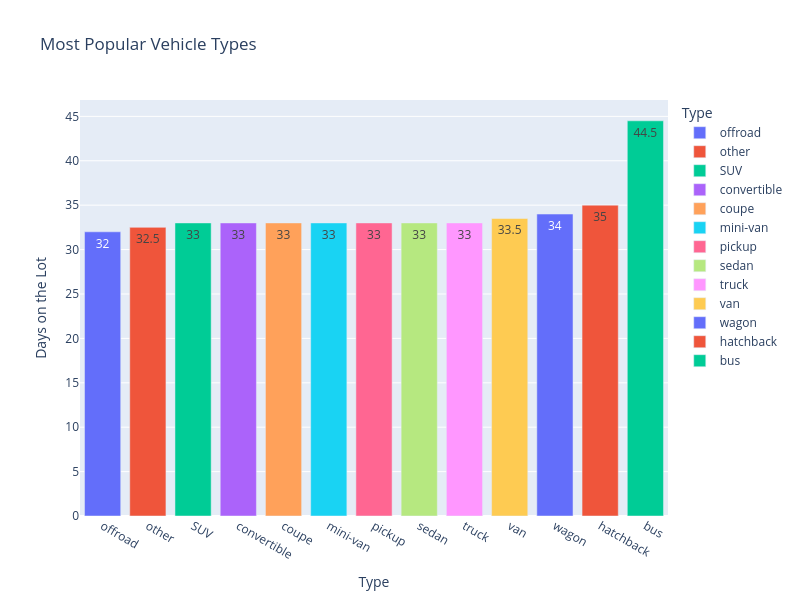

The cell this chart's notebook holds for it:
### Code cell
type_movers_df = type_movers.to_frame().reset_index()
type_movers_df
type_bar = px.bar(type_movers_df, 
                    x = 'type', 
                    y = 'days_listed', 
                    title = 'Most Popular Vehicle Types',
                    text = 'days_listed', 
                    labels = dict(type = 'Type', days_listed = 'Days on the Lot'),
                    color = 'type',
                    height=600,
                    width=800)
                    
type_bar.show()

### Figure 1 — Plotly figure (JSON) as saved in the notebook; plotly's stock layout.template omitted (floating-point values rounded to 4 significant figures)
{"data": [{"hovertemplate": "Type=%{x}<br>Days on the Lot=%{text}<extra></extra>", "legendgroup": "offroad", "marker": {"color": "#636efa", "pattern": {"shape": ""}}, "name": "offroad", "orientation": "v", "showlegend": true, "text": [32.0], "textposition": "auto", "type": "bar", "x": ["offroad"], "xaxis": "x", "y": [32.0], "yaxis": "y"}, {"hovertemplate": "Type=%{x}<br>Days on the Lot=%{text}<extra></extra>", "legendgroup": "other", "marker": {"color": "#EF553B", "pattern": {"shape": ""}}, "name": "other", "orientation": "v", "showlegend": true, "text": [32.5], "textposition": "auto", "type": "bar", "x": ["other"], "xaxis": "x", "y": [32.5], "yaxis": "y"}, {"hovertemplate": "Type=%{x}<br>Days on the Lot=%{text}<extra></extra>", "legendgroup": "SUV", "marker": {"color": "#00cc96", "pattern": {"shape": ""}}, "name": "SUV", "orientation": "v", "showlegend": true, "text": [33.0], "textposition": "auto", "type": "bar", "x": ["SUV"], "xaxis": "x", "y": [33.0], "yaxis": "y"}, {"hovertemplate": "Type=%{x}<br>Days on the Lot=%{text}<extra></extra>", "legendgroup": "convertible", "marker": {"color": "#ab63fa", "pattern": {"shape": ""}}, "name": "convertible", "orientation": "v", "showlegend": true, "text": [33.0], "textposition": "auto", "type": "bar", "x": ["convertible"], "xaxis": "x", "y": [33.0], "yaxis": "y"}, {"hovertemplate": "Type=%{x}<br>Days on the Lot=%{text}<extra></extra>", "legendgroup": "coupe", "marker": {"color": "#FFA15A", "pattern": {"shape": ""}}, "name": "coupe", "orientation": "v", "showlegend": true, "text": [33.0], "textposition": "auto", "type": "bar", "x": ["coupe"], "xaxis": "x", "y": [33.0], "yaxis": "y"}, {"hovertemplate": "Type=%{x}<br>Days on the Lot=%{text}<extra></extra>", "legendgroup": "mini-van", "marker": {"color": "#19d3f3", "pattern": {"shape": ""}}, "name": "mini-van", "orientation": "v", "showlegend": true, "text": [33.0], "textposition": "auto", "type": "bar", "x": ["mini-van"], "xaxis": "x", "y": [33.0], "yaxis": "y"}, {"hovertemplate": "Type=%{x}<br>Days on the Lot=%{text}<extra></extra>", "legendgroup": "pickup", "marker": {"color": "#FF6692", "pattern": {"shape": ""}}, "name": "pickup", "orientation": "v", "showlegend": true, "text": [33.0], "textposition": "auto", "type": "bar", "x": ["pickup"], "xaxis": "x", "y": [33.0], "yaxis": "y"}, {"hovertemplate": "Type=%{x}<br>Days on the Lot=%{text}<extra></extra>", "legendgroup": "sedan", "marker": {"color": "#B6E880", "pattern": {"shape": ""}}, "name": "sedan", "orientation": "v", "showlegend": true, "text": [33.0], "textposition": "auto", "type": "bar", "x": ["sedan"], "xaxis": "x", "y": [33.0], "yaxis": "y"}, {"hovertemplate": "Type=%{x}<br>Days on the Lot=%{text}<extra></extra>", "legendgroup": "truck", "marker": {"color": "#FF97FF", "pattern": {"shape": ""}}, "name": "truck", "orientation": "v", "showlegend": true, "text": [33.0], "textposition": "auto", "type": "bar", "x": ["truck"], "xaxis": "x", "y": [33.0], "yaxis": "y"}, {"hovertemplate": "Type=%{x}<br>Days on the Lot=%{text}<extra></extra>", "legendgroup": "van", "marker": {"color": "#FECB52", "pattern": {"shape": ""}}, "name": "van", "orientation": "v", "showlegend": true, "text": [33.5], "textposition": "auto", "type": "bar", "x": ["van"], "xaxis": "x", "y": [33.5], "yaxis": "y"}, {"hovertemplate": "Type=%{x}<br>Days on the Lot=%{text}<extra></extra>", "legendgroup": "wagon", "marker": {"color": "#636efa", "pattern": {"shape": ""}}, "name": "wagon", "orientation": "v", "showlegend": true, "text": [34.0], "textposition": "auto", "type": "bar", "x": ["wagon"], "xaxis": "x", "y": [34.0], "yaxis": "y"}, {"hovertemplate": "Type=%{x}<br>Days on the Lot=%{text}<extra></extra>", "legendgroup": "hatchback", "marker": {"color": "#EF553B", "pattern": {"shape": ""}}, "name": "hatchback", "orientation": "v", "showlegend": true, "text": [35.0], "textposition": "auto", "type": "bar", "x": ["hatchback"], "xaxis": "x", "y": [35.0], "yaxis": "y"}, {"hovertemplate": "Type=%{x}<br>Days on the Lot=%{text}<extra></extra>", "legendgroup": "bus", "marker": {"color": "#00cc96", "pattern": {"shape": ""}}, "name": "bus", "orientation": "v", "showlegend": true, "text": [44.5], "textposition": "auto", "type": "bar", "x": ["bus"], "xaxis": "x", "y": [44.5], "yaxis": "y"}], "layout": {"barmode": "relative", "height": 600, "legend": {"title": {"text": "Type"}, "tracegroupgap": 0}, "title": {"text": "Most Popular Vehicle Types"}, "width": 800, "xaxis": {"anchor": "y", "categoryarray": ["offroad", "other", "SUV", "convertible", "coupe", "mini-van", "pickup", "sedan", "truck", "van", "wagon", "hatchback", "bus"], "categoryorder": "array", "domain": [0, 1], "title": {"text": "Type"}}, "yaxis": {"anchor": "x", "domain": [0, 1], "title": {"text": "Days on the Lot"}}}}
